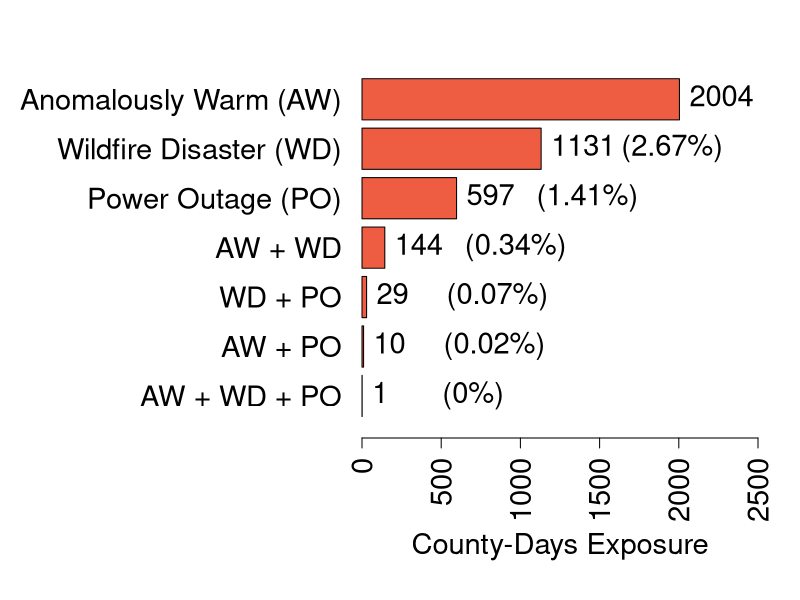

Generate this figure with R: (Note: this script raises an error after producing the figure.)
#Compound climate hazards analysis for CA, 2018-2019
#Author: Brittany Shea
#Date: 08-16-2024

#------------------------- 
#load libraries

library(tidyverse)
library(knitr)
library(dplyr)
library(patchwork)
library(ggplot2)
library(viridis)

#-------------------------
#read files

aw = read.csv("output/aw2join.csv")
po = read.csv("output/po2join.csv")
wd = read.csv("output/wd2join.csv")
svi = read.csv("data/svi.csv")

#-------------------------
#list of only duplicate wildfires: counties that had more than 1 wildfire on the same day

wd_dups = read.csv("output/duplicates_wd.csv")

#list of wildfires including duplicates

wd_with_dups = read.csv("output/dup_exp_ca_wd_2018_2019.csv")

#-------------------------
#merge files

aw_po_merge = merge(aw, po, all = TRUE)

aw_po_wd_merge = merge(aw_po_merge, wd, all = TRUE)

aw_po_wd_merge = aw_po_wd_merge %>% 
  dplyr::select(fipdate, exposed_aw, exposed_po, exposed_wd)

aw_po_wd_merge[is.na(aw_po_wd_merge)] <- 0

#-------------------------
#find numbers to make barplot

wd_num <- aw_po_wd_merge %>% 
  filter(exposed_wd == 1) %>% 
  nrow()
po_num <- aw_po_wd_merge %>% 
  filter(exposed_po == 1) %>% 
  nrow()
aw_num <- aw_po_wd_merge %>% 
  filter(exposed_aw == 1) %>% 
  nrow()
wd_po_num <- aw_po_wd_merge %>% 
  filter(exposed_po == 1 & exposed_wd == 1) %>% 
  nrow()
wd_aw_num <- aw_po_wd_merge %>% 
  filter(exposed_aw == 1 & exposed_wd == 1) %>% 
  nrow()
po_aw_num <- aw_po_wd_merge %>% 
  filter(exposed_po == 1 & exposed_aw == 1) %>% 
  nrow()
po_aw_wd_num <- aw_po_wd_merge %>% 
  filter(exposed_po == 1 & exposed_aw == 1 & exposed_wd == 1) %>% 
  nrow()

po_aw_wd_barplot <- c(po_aw_wd_num, po_aw_num, wd_po_num, wd_aw_num, po_num, wd_num, aw_num)

#-------------------------
#create the barplot and save the bar numbers

#increase the size of the margins

par(mar = c(8, 18, 4, 2) + 0.1)

countydays_barplot <- barplot(po_aw_wd_barplot, 
                              names.arg = c("AW + WD + PO", "AW + PO", "WD + PO", "AW + WD", "Power Outage (PO)", "Wildfire Disaster (WD)", "Anomalously Warm (AW)"),
                              las = 2,
                              col = "tomato2",
                              horiz = TRUE,
                              xlim = c(0, 2500),
                              ylim = c(0, length(po_aw_wd_barplot) + 1),  
                              cex.names = 1.75,
                              cex.axis = 1.75,
                              cex.lab = 1.75)

#add numbers to the end of the bars with increased size

text(x = po_aw_wd_barplot, y = countydays_barplot, labels = po_aw_wd_barplot, pos = 4, cex = 1.75) 

#calculate % of total county-days of each event type; total county-days in period = 42,340

aw <- round((aw_num / 42340 * 100), 2)
wd <- round((wd_num / 42340 * 100), 2)
po <- round((po_num / 42340 * 100), 2)
aw_wd <- round((wd_aw_num / 42340 * 100), 2)
po_wd <- round((wd_po_num / 42340 * 100), 2)
po_aw <- round((po_aw_num / 42340 * 100), 2)
po_aw_wd <- round((po_aw_wd_num / 42340 * 100), 2)

percent_countydays <- c(po_aw_wd, po_aw, po_wd, aw_wd, po, wd, aw)
labels <- paste0("(", percent_countydays, "%)")

#add the labels with increased size

text(x = po_aw_wd_barplot, y = countydays_barplot, labels = labels, pos = 4, offset = 4, cex = 1.75)

mtext("County-Days Exposure", side = 1, line = 5, cex = 1.75) 

#-------------------------
#create date and fips column from fipdate

aw_po_wd_merge$date <- substring(aw_po_wd_merge$fipdate, 5) #sub-string starting from the 5th element of the string
aw_po_wd_merge$fips <- substring(aw_po_wd_merge$fipdate, 0, 4) #sub-string starting from the 0 to the 4th element of the string

#write merged file

write_csv(aw_po_wd_merge, file = "output/countyday_aw_po_wd.csv")
aw_po_wd_merge = read.csv("output/countyday_aw_po_wd.csv")

#-------------------------
#aggregate to find number of po aw wd days each fips has experienced

aw_days = aggregate(aw_po_wd_merge$exposed_aw, by = list(fips = aw_po_wd_merge$fips), FUN = sum)
colnames(aw_days)[2] = "aw_days"

po_days = aggregate(aw_po_wd_merge$exposed_po, by = list(fips = aw_po_wd_merge$fips), FUN = sum)
colnames(po_days)[2] = "po_days"

wd_days = aggregate(aw_po_wd_merge$exposed_wd, by = list(fips = aw_po_wd_merge$fips), FUN = sum)
colnames(wd_days)[2] = "wd_days"

days_single_events = merge(aw_days,wd_days, by = "fips", all = TRUE)
days_single_events = merge(days_single_events, po_days, by = "fips", all = TRUE)

write.csv(days_single_events, "output/days_single_events.csv") 

#-------------------------
#select compound events and extract unique fips

#WD & AW
wd_aw_comp <- aw_po_wd_merge %>% 
  filter(exposed_aw == 1 & exposed_wd == 1)
wd_aw_fips = as.matrix(unique(wd_aw_comp$fips))

wd_aw_comp_count = aggregate(wd_aw_comp$exposed_aw, by = list(fips = wd_aw_comp$fips), FUN = sum)
colnames(wd_aw_comp_count)[2] = "wd_aw"

#WD & PO
wd_po_comp <- aw_po_wd_merge %>% 
  filter(exposed_po == 1 & exposed_wd == 1)
wd_po_fips = as.matrix(unique(wd_po_comp$fips))

wd_po_comp_count = aggregate(wd_po_comp$exposed_po, by = list(fips = wd_po_comp$fips), FUN = sum)
colnames(wd_po_comp_count)[2] = "wd_po"

#PO & AW 
po_aw_comp <- aw_po_wd_merge %>% 
  filter(exposed_po == 1 & exposed_aw == 1)
po_aw_fips = as.matrix(unique(po_aw_comp$fips))

po_aw_comp_count = aggregate(po_aw_comp$exposed_po, by = list(fips = po_aw_comp$fips), FUN = sum)
colnames(po_aw_comp_count)[2] = "po_aw"

#WD & AW & PO 
wd_aw_po_comp <- aw_po_wd_merge %>% 
  filter(exposed_wd == 1 & exposed_aw == 1 & exposed_po == 1)
wd_aw_po_fips = as.matrix(unique(wd_aw_po_comp$fips))

wd_aw_po_comp_count = aggregate(wd_aw_po_comp$exposed_aw, by = list(fips = wd_aw_po_comp$fips), FUN = sum)
colnames(wd_aw_po_comp_count)[2] = "wd_aw_po"

#-------------------------
#merge dfs with compound events & unique events per fips ("wd_aw_comp_count", "wd_po_comp_count", & "po_aw_comp_count")

comp_count_fips = merge(wd_aw_comp_count,wd_po_comp_count, by = "fips", all = TRUE)
comp_count_fips = merge(comp_count_fips,po_aw_comp_count, by = "fips", all = TRUE)
comp_count_fips = merge(comp_count_fips,wd_aw_po_comp_count, by = "fips", all = TRUE)

final_count_fips = merge(comp_count_fips,days_single_events, by = "fips", all = TRUE)
final_count_fips[is.na(final_count_fips)] <- 0

#-------------------------
#merge with svi & county names

final_count_fips = merge(final_count_fips,svi, by = "fips", all = TRUE)
final_count_fips[is.na(final_count_fips)] <- 0

write.csv(final_count_fips, "output/final_count_fips.csv") 

median(final_count_fips$svi)

sum(final_count_fips$wd_po)

#-------------------------
#create table of svi values and all event types

svi_table = final_count_fips %>% 
  select(name, svi, aw_days, wd_days, po_days, wd_aw, wd_po, po_aw, wd_aw_po) %>% 
  rename(aw_wd = wd_aw) %>%
  rename(aw_po = po_aw) %>%
  rename(aw_wd_po = wd_aw_po) %>%
  rename(county_name = name) %>% 
  arrange(desc(svi))

write.csv(svi_table, "output/svi_events_table.csv") 

#-------------------------
#look at distribution of compound climate hazards (by count of different types of compound events and total count of compound events)

#count total compound events per row

distribution_comp <- svi_table %>%
  mutate(total_events = rowSums(select(., aw_wd:aw_wd_po), na.rm = TRUE))

#count number of types of compound events per row

distribution_comp <- distribution_comp %>%
  mutate(types_of_events = rowSums(select(., aw_wd:aw_wd_po) != 0, na.rm = TRUE))

#order rows based on total compound events and number of types of compound events

distribution_comp <- distribution_comp %>%
  arrange(desc(total_events), desc(types_of_events))

#-------------------------
#calculate the 3rd quartile of the SVI scores

third_quantile_svi <- quantile(final_count_fips$svi, 0.75)

#find the rows that are in the 3rd quartile

top_quarter_svi <- final_count_fips[final_count_fips$svi > third_quantile_svi, ]

#print the data in the 3rd quartile

print(top_quarter_svi)

#find the total number of compound days in top quarter

sum(top_quarter_svi$aw_days)

#calculate the bottom quartile of the SVI scores

first_quartile_svi <- quantile(final_count_fips$svi, 0.25)

#find the rows that are in the 1st quartile

bottom_quarter_svi <- final_count_fips[final_count_fips$svi < first_quartile_svi, ]

#print the data in the 1st quartile

print(bottom_quarter_svi)

#find the total number of compound days in bottom quarter

sum(bottom_quarter_svi$po_aw)

#-------------------------
#plots of hazards by svi

#WD & AW, SVI

#wd_aw != 0

comp_wd_aw = final_count_fips[final_count_fips$wd_aw != 0,]

#lollipop plot with best fit line

plot1 <- ggplot(comp_wd_aw, aes(x = svi, y = wd_aw)) + 
  geom_segment(aes(xend = svi, yend = 0)) +
  geom_point(size = 1.5) +
  geom_smooth(method = "lm", se = FALSE, linetype = "dashed", color = "black") +
  scale_color_viridis_c() +
  theme_minimal() + 
  labs(y = "Days", x = "SVI") +
  theme(axis.title.y = element_text(size = 23),
        axis.title.x = element_text(size = 23),
        axis.text = element_text(size = 16),
        title = element_text(size = 16)) + 
  ggtitle("(A) Compound Anomalously Warm & Wildfire Disaster Days by CA County, 2018-2019 (n = 144 county-days)")

#WD & PO, SVI

#wd_po != 0

comp_wd_po = final_count_fips[final_count_fips$wd_po != 0,]

#lollipop plot with best fit line

plot2 <- ggplot(comp_wd_po, aes(x = svi, y = wd_po)) + 
  geom_segment(aes(xend = svi, yend = 0)) +
  geom_point(size = 1.5) +
  geom_smooth(method = "lm", se = FALSE, color = "black", linetype = "dashed") +
  scale_color_viridis_c() +
  theme(axis.text.x = element_blank()) + 
  theme_minimal() + 
  theme(axis.title.y = element_text(size = 23),
        axis.title.x = element_text(size = 23),
        axis.text = element_text(size = 16),
        title = element_text(size = 16)) + 
  labs(y = "Days", x = "SVI") +
  ggtitle("(B) Compound Wildfire Disaster & Long Power Outage Days by CA County, 2018-2019 (n = 29 county-days)")

#PO & AW, SVI

#po_aw != 0

comp_po_aw = final_count_fips[final_count_fips$po_aw != 0,]

#lollipop plot with best fit line

plot3 <- ggplot(comp_po_aw, aes(x = svi, y = po_aw)) + 
  geom_segment(aes(xend = svi, yend = 0)) +
  geom_point(size = 1.5) +
  geom_smooth(method = "lm", se = FALSE, color = "black", linetype = "dashed") +
  scale_color_viridis_c() +
  theme_minimal() + 
  labs(y = "Days", x = "SVI") +
  theme(axis.title.y = element_text(size = 23),
        axis.title.x = element_text(size = 23),
        axis.text = element_text(size = 16),
        title = element_text(size = 16)) + 
  ggtitle("(C) Compound Anomalously Warm & Long Power Outage Days by CA County, 2018-2019 (n = 10 county-days)")

#AW, SVI

# AW != 0

plot_aw_days = final_count_fips[final_count_fips$aw_days != 0,]

#lollipop plot with best fit line

plot4 <- ggplot(plot_aw_days, aes(x = svi, y = aw_days)) + 
  geom_segment(aes(xend = svi, yend = 0)) +
  geom_point(size = 1.5) +
  geom_smooth(method = "lm", se = FALSE, linetype = "dashed", color = "black") +
  scale_color_viridis_c() +
  theme_minimal() + 
  labs(y = "Days", x = "SVI") +
  theme(axis.title.y = element_text(size = 23),
        axis.title.x = element_text(size = 23),
        axis.text = element_text(size = 16),
        title = element_text(size = 16)) +
  ggtitle("(D) Anomalously Warm Days by CA County, 2018-2019 (n = 2004 county-days)")

#WD, SVI

#wd_days != 0

plot_wd_days = final_count_fips[final_count_fips$wd_days != 0,]

#lollipop plot with best fit line

plot5 <- ggplot(plot_wd_days, aes(x = svi, y = wd_days)) + 
  geom_segment(aes(xend = svi, yend = 0)) +
  geom_point(size = 1.5) +
  geom_smooth(method = "lm", se = FALSE, linetype = "dashed", color = "black") +
  scale_color_viridis_c() +
  theme_minimal() + 
  labs(y = "Days", x = "SVI") +
  theme(axis.title.y = element_text(size = 23),
        axis.title.x = element_text(size = 23),
        axis.text = element_text(size = 16),
        title = element_text(size = 16)) + 
  ggtitle("(E) Wildfire Disaster Days by CA County, 2018-2019 (n = 1131 county-days)")

#PO, SVI

#po != 0

plot_po_days = final_count_fips[final_count_fips$po_days != 0,]

#lollipop plot with best fit line

plot6 <- ggplot(plot_po_days, aes(x = svi, y = po_days)) + 
  geom_segment(aes(xend = svi, yend = 0)) +
  geom_point(size = 1.5) +
  geom_smooth(method = "lm", se = FALSE, linetype = "dashed", color = "black") +
  scale_color_viridis_c() +
  theme_minimal() + 
  labs(y = "Days", x = "SVI") +
  theme(axis.title.y = element_text(size = 23),
        axis.title.x = element_text(size = 23),
        axis.text = element_text(size = 16),
        title = element_text(size = 16)) +
  ggtitle("(F) Long Power Outage Days by CA County, 2018-2019 (n = 597 county-days)")

#-------------------------
#combine the compound hazards into lollipop plots

combined_plot1 <- plot1 / plot_spacer() / plot2 / plot_spacer() / plot3 /
  plot_layout(heights = c(1, 0.01, 1, 0.05, 1))

#print the combined plot

print(combined_plot1)

#combine the compound hazards into lollipop plots

combined_plot2 <- plot4 / plot_spacer() / plot5 / plot_spacer() / plot6 +
  plot_layout(heights = c(1, 0.01, 1, 0.05, 1))

#print the combined plot

print(combined_plot2)

#-------------------------
#spearman correlation SVI and exposure days 

comp_wd_aw %>% 
  summarise(spearman = cor(x = svi, y = wd_aw, method = c("spearman")))

comp_wd_po %>% 
  summarise(spearman = cor(x = svi, y = wd_po, method = c("spearman")))

comp_po_aw %>% 
  summarise(spearman = cor(x = svi, y = po_aw, method = c("spearman")))

plot_wd_days %>% 
  summarise(spearman = cor(x = svi, y = wd_days, method = c("spearman")))

plot_aw_days %>% 
  summarise(spearman = cor(x = svi, y = aw_days, method = c("spearman")))

plot_po_days %>% 
  summarise(spearman = cor(x = svi, y = po_days, method = c("spearman")))
